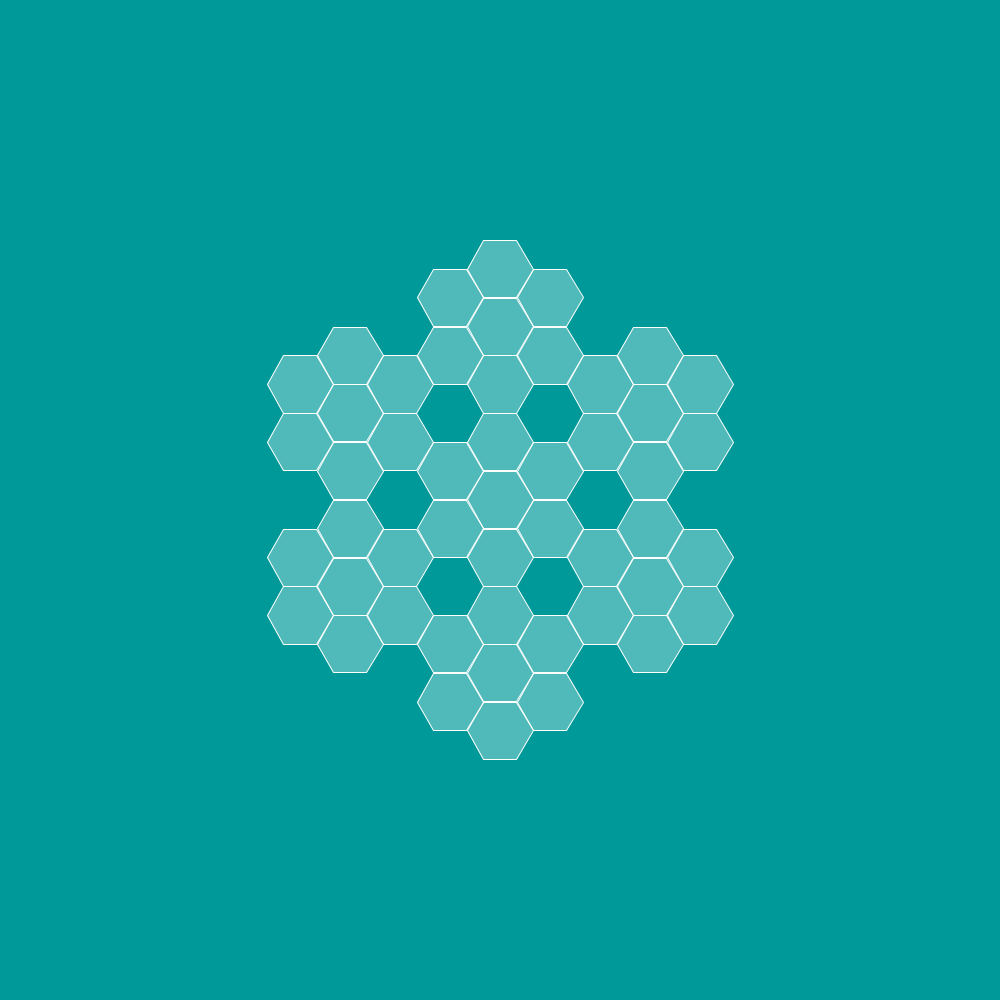
Frame 1 (no input)
Frame 60 (the mouse pressed at the canvas centre just before this capture): identical to frame 1, image omitted
Frame 120 (the mouse held since frame 60 and released just before this capture): identical to frame 1, image omitted

The Processing sketch that drew this single still picture (run headless with seeded random() and noise(); from frame 60 on, the mouse is pressed at the canvas centre):

// Processing sketch: hexagon11forloop
// ── hexagon11forloop.pde
float theta;
float inCircR = 86.6;
float inCircR2 = 173.2;
float dist = 150;

void setup(){
    size(1000,1000);
    background(0,153,153);

    branch(100);

}
void draw(){

}


void polygon(float x, float y, float radius) {
  float angle = TWO_PI / 6;
  
  beginShape();

  for (float a = 0; a < TWO_PI; a += angle) {

    float sx = x + cos(a) * radius;
    float sy = y + sin(a) * radius;
    vertex(sx, sy);
  }
  endShape(CLOSE);
}

void branch(float len){
 
  translate(width/2,height/2);
  //rotate(PI/2);
 fill(255,255,255,80);
stroke(255);
//polygon(0,0,300);
 
//// de Grote
////midden 
//  polygon(0,0,100);
  
// //links 
//   polygon(-150,86.6,100);
//  polygon(-150,-86.6,100);
  
//  //onderboven
//  polygon(0, 173.2, 100);
//  polygon(0,-173.2, 100);
  
//  //rechts
//  polygon(150, 86.6, 100);
//  polygon(150, -86.6, 100);
  
//  Midden
   polygon(-150/3,86.6/3,100/3);
  polygon(-150/3,-86.6/3,100/3);
  polygon(0,0,100/3);
  polygon(0,173.2/3,100/3);
  polygon(0,-173.2/3,100/3);
  polygon(150/3,86.6/3,100/3);
  polygon(150/3,-86.6/3,100/3);
  
  
  //boven
  polygon(-150/3 ,86.6/3-173.2 ,100/3);
  polygon(-150/3 ,-86.6/3-173.2 ,100/3);
  polygon(0,0-173.2,100/3);
  polygon(0,173.2/3-173.2 ,100/3);
  polygon(0,-173.2/3-173.2 ,100/3);
  polygon(150/3 ,86.6/3-173.2 ,100/3);
  polygon(150/3 ,-86.6/3-173.2 ,100/3);
  
  //linksonder
  polygon(-150/3-150,86.6/3+86.6,100/3);
  polygon(-150/3-150,-86.6/3+86.6,100/3);
  polygon(-150,+86.6,100/3);
  polygon(0-150,173.2/3+86.6,100/3);
  polygon(0-150,-173.2/3+86.6,100/3);
  polygon(150/3-150,86.6/3+86.6,100/3);
  polygon(150/3-150,-86.6/3+86.6,100/3);
  
    //linksboven
  polygon(-150/3-150, 86.6/3-86.6, 100/3);
  polygon(-150/3-150, -86.6/3-86.6, 100/3);
  polygon(-150, -86.6, 100/3);
  polygon(0-150, 173.2/3-86.6, 100/3);
  polygon(0-150, -173.2/3-86.6, 100/3);
  polygon(150/3-150, 86.6/3-86.6, 100/3);
  polygon(150/3-150, -86.6/3-86.6, 100/3);
  
  
    //rechtsboven
  polygon(-150/3+150, 86.6/3-86.6, 100/3);
  polygon(-150/3+150, -86.6/3-86.6, 100/3);
  polygon(150, -86.6, 100/3);
  polygon(150, 173.2/3-86.6, 100/3);
  polygon(150, -173.2/3-86.6, 100/3);
  polygon(150/3+150, 86.6/3-86.6, 100/3);
  polygon(150/3+150, -86.6/3-86.6, 100/3);
  
     //rechtsonder
  polygon(-150/3+150, 86.6/3+86.6, 100/3);
  polygon(-150/3+150, -86.6/3+86.6, 100/3);
  polygon(150, 86.6, 100/3);
  polygon(150, 173.2/3+86.6, 100/3);
  polygon(150, -173.2/3+86.6, 100/3);
  polygon(150/3+150, 86.6/3+86.6, 100/3);
  polygon(150/3+150, -86.6/3+86.6, 100/3);
  
    //boven
  polygon(-150/3 ,86.6/3+173.2 ,100/3);
  polygon(-150/3 ,-86.6/3+173.2 ,100/3);
  polygon(0,173.2,100/3);
  polygon(0,173.2/3+173.2 ,100/3);
  polygon(0,-173.2/3+173.2 ,100/3);
  polygon(150/3 ,86.6/3+173.2 ,100/3);
  polygon(150/3 ,-86.6/3+173.2 ,100/3);
  
}
